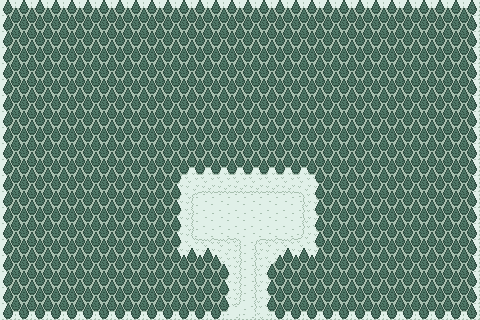

Below is a game level as drawn by its tile map, then a one-line description and the .tmx file that defines it, in full:
An orthogonal 30x20 tile map with 16x16 px tiles, 2 tile layers (prototype, terrain), 3 tilesets and 4 objects (3x MapExitBundle, PlayerSpawnBundle).

<map version="1.10" tiledversion="1.11.0" orientation="orthogonal" renderorder="right-down" width="30" height="20" tilewidth="16" tileheight="16" infinite="0" nextlayerid="4" nextobjectid="25">
 <editorsettings>
  <export target="clearing_emb.tmx" format="tmx" />
 </editorsettings>
 <tileset firstgid="1" source="../tiles.tsx" />
 <tileset firstgid="65" source="../object-tiles.tsx" />
 <tileset firstgid="129" source="../proto-tiles.tsx" />
 <layer id="1" name="prototype" width="30" height="20">
  <data encoding="csv">
131,131,131,131,131,131,131,131,131,131,131,131,131,131,131,131,131,131,131,131,131,131,131,131,131,131,131,131,131,131,
131,131,131,131,131,131,131,131,131,131,131,131,131,131,131,131,131,131,131,131,131,131,131,131,131,131,131,131,131,131,
131,131,131,131,131,131,131,131,131,131,131,131,131,131,131,131,131,131,131,131,131,131,131,131,131,131,131,131,131,131,
131,131,131,131,131,131,131,131,131,131,131,131,131,131,131,131,131,131,131,131,131,131,131,131,131,131,131,131,131,131,
131,131,131,131,131,131,131,131,131,131,131,131,131,131,131,131,131,131,131,131,131,131,131,131,131,131,131,131,131,131,
131,131,131,131,131,131,131,131,131,131,131,131,131,131,131,131,131,131,131,131,131,131,131,131,131,131,131,131,131,131,
131,131,131,131,131,131,131,131,131,131,131,131,131,131,131,131,131,131,131,131,131,131,131,131,131,131,131,131,131,131,
131,131,131,131,131,131,131,131,131,131,131,131,131,131,131,131,131,131,131,131,131,131,131,131,131,131,131,131,131,131,
131,131,131,131,131,131,131,131,131,131,131,131,131,131,131,131,131,131,131,131,131,131,131,131,131,131,131,131,131,131,
131,131,131,131,131,131,131,131,131,131,131,131,131,131,131,131,131,131,131,131,131,131,131,131,131,131,131,131,131,131,
131,131,131,131,131,131,131,131,131,131,131,131,131,131,131,131,131,131,131,131,131,131,131,131,131,131,131,131,131,131,
131,131,131,131,131,131,131,131,131,131,131,130,130,130,130,130,130,130,130,130,131,131,131,131,131,131,131,131,131,131,
131,131,131,131,131,131,131,131,131,131,131,130,129,129,129,129,129,129,129,130,131,131,131,131,131,131,131,131,131,131,
131,131,131,131,131,131,131,131,131,131,131,130,129,129,129,129,129,129,129,130,131,131,131,131,131,131,131,131,131,131,
131,131,131,131,131,131,131,131,131,131,131,130,129,129,129,129,129,129,129,130,131,131,131,131,131,131,131,131,131,131,
131,131,131,131,131,131,131,131,131,131,131,130,130,130,130,129,130,130,130,130,131,131,131,131,131,131,131,131,131,131,
131,131,131,131,131,131,131,131,131,131,131,131,131,131,130,129,130,131,131,131,131,131,131,131,131,131,131,131,131,131,
131,131,131,131,131,131,131,131,131,131,131,131,131,131,130,129,130,131,131,131,131,131,131,131,131,131,131,131,131,131,
131,131,131,131,131,131,131,131,131,131,131,131,131,131,130,129,130,131,131,131,131,131,131,131,131,131,131,131,131,131,
131,131,131,131,131,131,131,131,131,131,131,131,131,131,129,129,130,131,131,131,131,131,131,131,131,131,131,131,131,131
</data>
 </layer>
 <layer id="2" name="terrain" width="30" height="20" offsetx="8" offsety="8">
  <data encoding="csv">
23,23,23,23,23,23,23,23,23,23,23,23,23,23,23,23,23,23,23,23,23,23,23,23,23,23,23,23,23,0,
23,23,23,23,23,23,23,23,23,23,23,23,23,23,23,23,23,23,23,23,23,23,23,23,23,23,23,23,23,0,
23,23,23,23,23,23,23,23,23,23,23,23,23,23,23,23,23,23,23,23,23,23,23,23,23,23,23,23,23,0,
23,23,23,23,23,23,23,23,23,23,23,23,23,23,23,23,23,23,23,23,23,23,23,23,23,23,23,23,23,0,
23,23,23,23,23,23,23,23,23,23,23,23,23,23,23,23,23,23,23,23,23,23,23,23,23,23,23,23,23,0,
23,23,23,23,23,23,23,23,23,23,23,23,23,23,23,23,23,23,23,23,23,23,23,23,23,23,23,23,23,0,
23,23,23,23,23,23,23,23,23,23,23,23,23,23,23,23,23,23,23,23,23,23,23,23,23,23,23,23,23,0,
23,23,23,23,23,23,23,23,23,23,23,23,23,23,23,23,23,23,23,23,23,23,23,23,23,23,23,23,23,0,
23,23,23,23,23,23,23,23,23,23,23,23,23,23,23,23,23,23,23,23,23,23,23,23,23,23,23,23,23,0,
23,23,23,23,23,23,23,23,23,23,23,23,23,23,23,23,23,23,23,23,23,23,23,23,23,23,23,23,23,0,
23,23,23,23,23,23,23,23,23,23,24,26,26,26,26,26,26,26,26,27,23,23,23,23,23,23,23,23,23,0,
23,23,23,23,23,23,23,23,23,23,28,14,4,4,4,4,4,4,1,18,23,23,23,23,23,23,23,23,23,0,
23,23,23,23,23,23,23,23,23,23,28,2,7,7,7,7,7,7,12,18,23,23,23,23,23,23,23,23,23,0,
23,23,23,23,23,23,23,23,23,23,28,2,7,7,7,7,7,7,12,18,23,23,23,23,23,23,23,23,23,0,
23,23,23,23,23,23,23,23,23,23,28,9,10,10,11,8,10,10,16,18,23,23,23,23,23,23,23,23,23,0,
23,23,23,23,23,23,23,23,23,23,19,20,20,17,2,12,30,20,20,22,23,23,23,23,23,23,23,23,23,0,
23,23,23,23,23,23,23,23,23,23,23,23,23,28,2,12,18,23,23,23,23,23,23,23,23,23,23,23,23,0,
23,23,23,23,23,23,23,23,23,23,23,23,23,28,2,12,18,23,23,23,23,23,23,23,23,23,23,23,23,0,
23,23,23,23,23,23,23,23,23,23,23,23,23,28,6,12,18,23,23,23,23,23,23,23,23,23,23,23,23,0,
0,0,0,0,0,0,0,0,0,0,0,0,0,0,0,0,0,0,0,0,0,0,0,0,0,0,0,0,0,0
</data>
 </layer>
 <objectgroup id="3" name="objects">
  <object id="16" type="PlayerSpawnBundle" gid="68" x="240" y="304" width="16" height="16">
   <properties>
    <property name="SpawnData" type="class" propertytype="SpawnData">
     <properties>
      <property name="From" value="areas/road" />
     </properties>
    </property>
   </properties>
  </object>
  <object id="22" type="MapExitBundle" gid="67" x="224" y="320" width="16" height="16">
   <properties>
    <property name="ExitData" type="class" propertytype="ExitData">
     <properties>
      <property name="To" value="areas/road" />
     </properties>
    </property>
   </properties>
  </object>
  <object id="23" type="MapExitBundle" gid="67" x="240" y="320" width="16" height="16">
   <properties>
    <property name="ExitData" type="class" propertytype="ExitData">
     <properties>
      <property name="To" value="areas/road" />
     </properties>
    </property>
   </properties>
  </object>
  <object id="24" type="MapExitBundle" gid="67" x="256" y="320" width="16" height="16">
   <properties>
    <property name="ExitData" type="class" propertytype="ExitData">
     <properties>
      <property name="To" value="areas/road" />
     </properties>
    </property>
   </properties>
  </object>
 </objectgroup>
</map>
